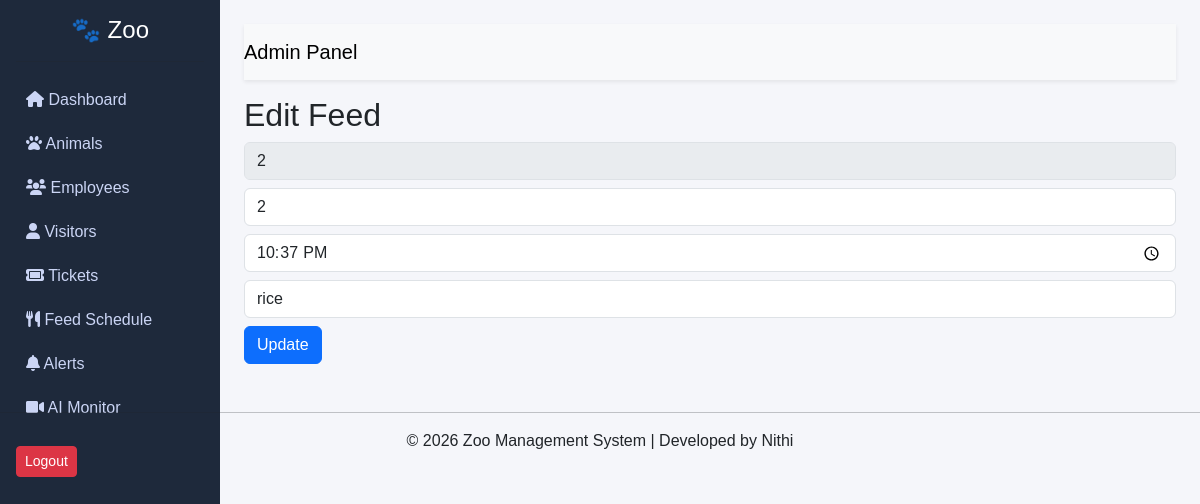
/edit_feed/2, run on the app's committed database.
### tables this page shows
CREATE TABLE feed_schedule (
            id INTEGER PRIMARY KEY AUTOINCREMENT,
            animal_id TEXT,
            time TEXT,
            food TEXT
        );

### app.py (the view, shortened to what this page needs)
@app.route('/edit_feed/<int:id>', methods=['GET', 'POST'])
def edit_feed(id):
    feed = zoo_db.get_feed_by_id(id)
    return render_template('edit_feed.html', feed=feed)

### zoo_database.py (called while the page is built)
    def get_feed_by_id(self, id):
        self.cursor.execute("SELECT * FROM feed_schedule WHERE id=?", (id,))
        return self.cursor.fetchone()

### templates/edit_feed.html
{% extends "base.html" %}
{% block content %}
<h2>Edit Feed</h2>
<form method="POST">
    <input class="form-control mb-2" value="{{ feed[0] }}" disabled>
    <input type="text" name="animal_id" class="form-control mb-2" value="{{ feed[1] }}">
    <input type="time" name="time" class="form-control mb-2" value="{{ feed[2] }}">
    <input type="text" name="food" class="form-control mb-2" value="{{ feed[3] }}">
    <button class="btn btn-primary">Update</button>
</form>
{% endblock %}

### static/style.css (style rules this page uses)
body { margin: 0; font-family: Arial, sans-serif; background-color: #f5f6fa; }

### data on the page
feed_schedule: id "2", animal_id "2", time "22:37", food "rice"
